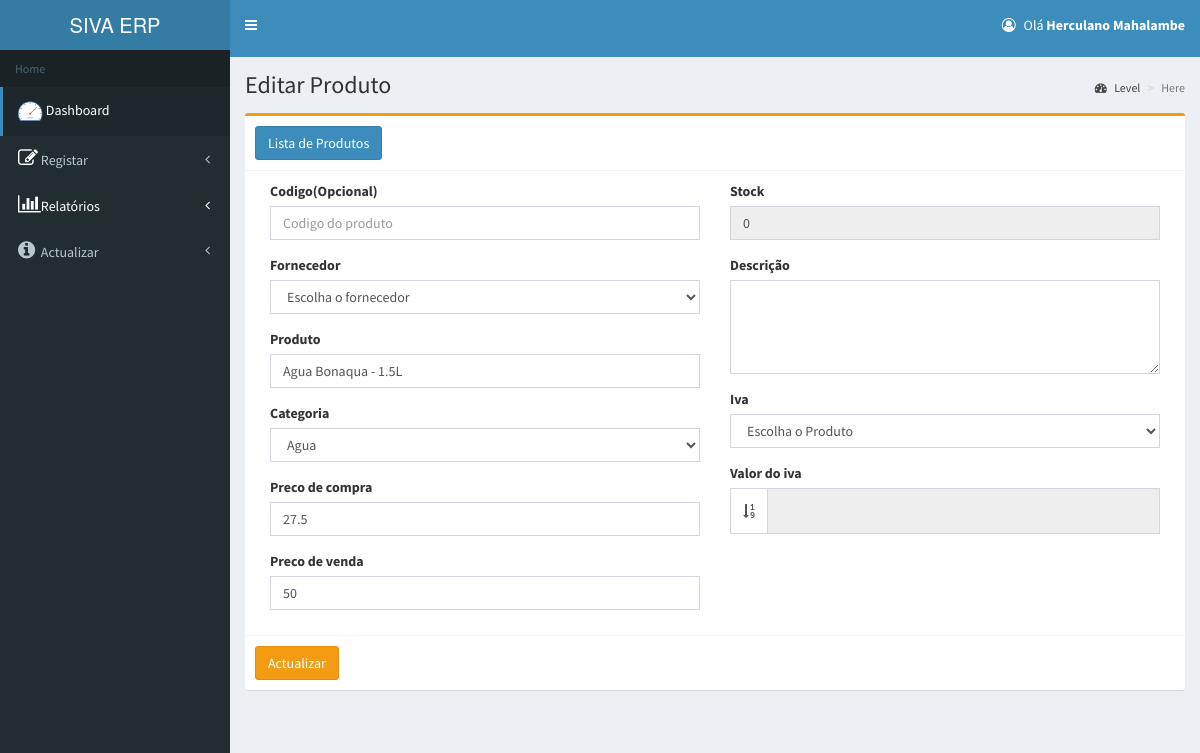
The page /gestor/editproduct.php?id=9 (signed in) on the database its author committed.
### tables this page shows
CREATE TABLE `empresa` (
  `id` int(11) NOT NULL,
  `nome` varchar(40) NOT NULL,
  `nuit` varchar(20) NOT NULL,
  `contacto` varchar(20) NOT NULL,
  `address` text NOT NULL
);

CREATE TABLE `tbl_user` (
  `userid` int(11) NOT NULL,
  `username` varchar(100) NOT NULL,
  `useremail` varchar(100) NOT NULL,
  `password` varchar(100) NOT NULL,
  `role` varchar(50) NOT NULL
);

CREATE TABLE `tbl_product` (
  `pid` int(5) UNSIGNED ZEROFILL NOT NULL COMMENT '00F',
  `pname` varchar(200) DEFAULT NULL,
  `pcategory` varchar(200) DEFAULT NULL,
  `purchaseprice` float NOT NULL,
  `saleprice` float NOT NULL,
  `pstock` int(11) DEFAULT NULL,
  `pdescription` varchar(250) NOT NULL,
  `fornecedor` varchar(30) NOT NULL,
  `iva` varchar(10) NOT NULL,
  `codebar` varchar(300) NOT NULL
);

CREATE TABLE `tbl_category` (
  `catid` int(11) NOT NULL,
  `category` varchar(200) NOT NULL
);

### session.php (called while the page is built, shortened)
<?php
include_once 'conexao.php';
if (isset($_COOKIE['txt_email']) && !empty($_COOKIE['txt_email'])) {
    $usuario_cookie = $_COOKIE['txt_email'];
    $sql = mysqli_query($mysqli, "SELECT * FROM tbl_user WHERE useremail = '$usuario_cookie'");
    if ($sql && mysqli_num_rows($sql) > 0) {
        $linha = mysqli_fetch_array($sql);
        $Nome = $linha["username"];
    } else {
        $Nome = "Usuário não encontrado";
        $idUser = null;
    }
}
?>

### gestor/editproduct.php (the view, shortened to what this page needs)
<?php
include_once '../dbconnect.php';
      include_once "../session.php";
      include_once '../conexao.php';
include_once'header.php';
$id=$_GET['id'];
$select=$pdo->prepare("select * from tbl_product where pid=$id");
$select->execute();
$row=$select->fetch(PDO::FETCH_ASSOC);
$codebar_db=$row['codebar'];
            $select=$pdo->prepare("select * from tbl_product where pid=$id");
            $select->execute();
            $row=$select->fetch(PDO::FETCH_ASSOC);
            $productname_db=$row['pname'];
            $category_db=$row['pcategory'];
            $purchaseprice_db=$row['purchaseprice'];
            $saleprice_db=$row['saleprice'];
            $stock_db=$row['pstock'];
            $description_db=$row['pdescription'];
            $iva_db=$row['iva'];
            ?>
            <div class="content-wrapper">
              <section class="content-header">
                <h1>
                  Editar Produto
                </h1>
                <ol class="breadcrumb">
                  <li><a href="#"><i class="fa fa-dashboard"></i> Level</a></li>
                  <li class="active">Here</li>
                </ol>
              </section>
              <section class="content container-fluid">
              <div class="box box-warning">
          <div class="box-header with-border">
            <h3 class="box-title"><a href="productlist.php" class="btn btn-primary" role="button">Lista de Produtos</a></h3>
          </div>
          <form action="" method="post"  name="formproduct" enctype="multipart/form-data" >
           <div class="box-body">
              <div class="col-md-6">
                 <div class="form-group">
                <label>Codigo(Opcional)</label>
                <input type="text" name="txtcodebar" class="form-control" placeholder="Codigo do produto" autocomplete="off" value="<?php echo $codebar_db; ?>">
              </div>
                 <div class="form-group">
                  <label >Fornecedor</label>
                  <select class="form-control" name="txtselect_fornecedo" required>
                    <option value="" disabled selected>Escolha o fornecedor</option>
                   </select>
                </div>
                <div class="form-group">
                  <label >Produto</label>
                  <input type="text" class="form-control" name="txtpname" value="<?php echo $productname_db;?>" placeholder="Enter Name" required>
                </div>
                <div class="form-group">
                  <label>Categoria</label>
                  <select class="form-control" name="txtselect_option" required>
                    <?php
                    $select = $pdo->prepare("select * from tbl_category order by catid desc");
                    $select->execute();
                    while($row=$select->fetch(PDO::FETCH_ASSOC)){
                      extract($row);
                      ?>
                      <option <?php if($row['category']==$category_db) {?>
                       selected="selected"
                       <?php } ?> >
                       <?php echo $row['category'];?></option>
                       <?php
                     }
                     ?>
                   </select>
                 </div>
                 <div class="form-group">
                  <label >Preco de compra</label>
                  <input type="text"  class="form-control" value="<?php echo $purchaseprice_db;?>" name="txtpprice" placeholder="Enter..." >
                </div>
                <div class="form-group">
                  <label >Preco de venda</label>
                  <input type="text" min="1" max="1" class="form-control" value="<?php echo $saleprice_db; ?>" name="txtsaleprice" placeholder="Enter..." required>
                </div>
              </div>
              <div class="col-md-6">
                <div class="form-group">
                  <label >Stock</label>
                  <input type="number" class="form-control" value="<?php echo $stock_db; ?>" name="txtstock" placeholder="Enter..." required readonly>
                </div>
                <div class="form-group">
                  <label >Descrição</label>
                  <textarea class="form-control" name="txtdescription" placeholder="Enter..."  rows="4"><?php echo $description_db; ?> </textarea>
                </div>
                <div class="form-group">
                  <label>Iva</label>
                  <select class="form-control productid" name="produto" id="piroduto">
                    <option value="">Escolha o Produto</option>
                 </select>
                </div>
                <div class="form-group">
                  <label>Valor do iva</label>
                    <div class="input-group">
                      <span class="input-group-addon"><i class="fa fa-sort-numeric-asc"></i></span>
                      <input type="number" class="form-control input-lg" name="txtiva"  id="iva" readonly="" value="<?php echo $iva_db; ?>">
                        </div>
                  </div>
              </div>
            </div>
            <div class="box-footer">
             <button type="submit" class="btn btn-warning" name="btnupdate">Actualizar</button>
          </div>
         </form>
       </div>
     </section>
   </div>
   <?php
   include_once'footer.php';
 ?>

### gestor/header.php (shortened to what this page needs)
<?php
  include_once'../conexao.php';
  $sql3 = mysqli_query($mysqli,"SELECT * FROM empresa");
  $res3 = mysqli_fetch_array($sql3);
  $nome_db = $res3['nome'];
 ?>
<!DOCTYPE html>
<html>
<head>
  <link rel="stylesheet" href="../bower_components/bootstrap/dist/css/bootstrap.min.css">
  <link rel="stylesheet" href="../bower_components/font-awesome/css/font-awesome.min.css">
  <link rel="stylesheet" href="../bower_components/Ionicons/css/ionicons.min.css">
  <link rel="stylesheet" href="../dist/css/AdminLTE.min.css">
  <link rel="stylesheet" href="../dist/css/skins/skin-blue.min.css">
  <link rel="stylesheet" href="../bower_components/bootstrap-daterangepicker/daterangepicker.css">
  <link rel="stylesheet" href="../bower_components/bootstrap-datepicker/dist/css/bootstrap-datepicker.min.css">
  <link rel="stylesheet" href="../bower_components/select2/dist/css/select2.min.css">
  <link rel="stylesheet" href="../plugins/iCheck/all.css">
  <link rel="stylesheet" href="../bower_components/datatables.net-bs/css/dataTables.bootstrap.min.css">
<link rel="stylesheet" href="//code.jquery.com/ui/1.12.1/themes/base/jquery-ui.css">
</head>
<body class="hold-transition skin-blue sidebar-mini">
<div class="wrapper">
  <header class="main-header">
    <a href="darshboard" class="logo">
      <span class="logo-lg"><?php echo $nome_db; ?></span>
    </a>
    <nav class="navbar navbar-static-top" role="navigation">
      <a href="#" class="sidebar-toggle" data-toggle="push-menu" role="button">
      </a>
      <div class="navbar-custom-menu">
        <ul class="nav navbar-nav">
          <li class="dropdown user user-menu">
            <a href="#" class="dropdown-toggle" data-toggle="dropdown">
              <p class="fa fa-user-circle-o"></p>
              <span class="hidden-xs">Olá  <b><?php echo $Nome;?></b></span>
            </a>
          </li>
        </ul>
      </div>
    </nav>
  </header>
  <aside class="main-sidebar">
    <section class="sidebar">
      <ul class="sidebar-menu" data-widget="tree">
        <li class="header">Home</li>
        <li class="active"><a href="darshboard"><img src="../images/icons8-speed1.png"></i> <span>Dashboard</span></a></li>
        <li class="treeview">
        <a href="#"><i class="fa fa-edit" style="font-size:20px;color:white"></i>
            <span>Registar</span><span class="pull-right-container"><i class="fa fa-angle-left pull-right"></i></span>
          </a>
          <li class="treeview">
          <a href="#" style="color: white;">
            <i class="fa fa-bar-chart" style="font-size:20px; color: white;"></i>
            <span style="color: white;">Relatórios</span>
            <span class="pull-right-container">
              <i class="fa fa-angle-left pull-right" style="color: white;"></i>
            </span>
          </a>
        </li>
         <li class="treeview">
          <a href="#"><i class="fa fa-info-circle" style="font-size:20px"></i>
            <span>Actualizar</span><i class="fa fa-angle-left pull-right"></i>
          </a>
        </li>
      </ul>
    </section>
  </aside>

### rows shown on the page
empresa: nome "SIVA ERP"
tbl_user: username "Herculano Mahalambe"
tbl_product: txtpname "Agua Bonaqua - 1.5L", txtselect_option "Agua", txtpprice "27.5", txtsaleprice "50", txtstock "0"
